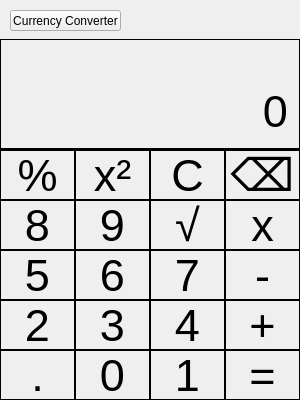
<?xml version="1.0" encoding="UTF-8"?>
<ui version="4.0">
 <class>MainWindow</class>
 <widget class="QMainWindow" name="MainWindow">
  <property name="geometry">
   <rect>
    <x>0</x>
    <y>0</y>
    <width>300</width>
    <height>400</height>
   </rect>
  </property>
  <property name="maximumSize">
   <size>
    <width>300</width>
    <height>400</height>
   </size>
  </property>
  <property name="windowTitle">
   <string>MainWindow</string>
  </property>
  <widget class="QWidget" name="centralwidget">
   <widget class="QStackedWidget" name="stackedWidget">
    <property name="geometry">
     <rect>
      <x>0</x>
      <y>0</y>
      <width>300</width>
      <height>400</height>
     </rect>
    </property>
    <property name="currentIndex">
     <number>0</number>
    </property>
    <widget class="QWidget" name="page">
     <widget class="QFrame" name="buttons_frame">
      <property name="geometry">
       <rect>
        <x>0</x>
        <y>150</y>
        <width>300</width>
        <height>250</height>
       </rect>
      </property>
      <property name="styleSheet">
       <string notr="true">border: 1px solid </string>
      </property>
      <property name="frameShape">
       <enum>QFrame::StyledPanel</enum>
      </property>
      <property name="frameShadow">
       <enum>QFrame::Raised</enum>
      </property>
      <widget class="QPushButton" name="pushButton0">
       <property name="geometry">
        <rect>
         <x>75</x>
         <y>200</y>
         <width>75</width>
         <height>50</height>
        </rect>
       </property>
       <property name="styleSheet">
        <string notr="true">font: 45px
</string>
       </property>
       <property name="text">
        <string>0</string>
       </property>
      </widget>
      <widget class="QPushButton" name="pushButtonpoint">
       <property name="geometry">
        <rect>
         <x>0</x>
         <y>200</y>
         <width>75</width>
         <height>50</height>
        </rect>
       </property>
       <property name="styleSheet">
        <string notr="true">font: 45px
</string>
       </property>
       <property name="text">
        <string>.</string>
       </property>
      </widget>
      <widget class="QPushButton" name="pushButton1">
       <property name="geometry">
        <rect>
         <x>150</x>
         <y>200</y>
         <width>75</width>
         <height>50</height>
        </rect>
       </property>
       <property name="styleSheet">
        <string notr="true">font: 45px
</string>
       </property>
       <property name="text">
        <string>1</string>
       </property>
      </widget>
      <widget class="QPushButton" name="equals">
       <property name="geometry">
        <rect>
         <x>225</x>
         <y>200</y>
         <width>75</width>
         <height>50</height>
        </rect>
       </property>
       <property name="styleSheet">
        <string notr="true">font: 45px
</string>
       </property>
       <property name="text">
        <string>=</string>
       </property>
      </widget>
      <widget class="QPushButton" name="pushButton2">
       <property name="geometry">
        <rect>
         <x>0</x>
         <y>150</y>
         <width>75</width>
         <height>50</height>
        </rect>
       </property>
       <property name="styleSheet">
        <string notr="true">font: 45px
</string>
       </property>
       <property name="text">
        <string>2</string>
       </property>
      </widget>
      <widget class="QPushButton" name="pushButton5">
       <property name="geometry">
        <rect>
         <x>0</x>
         <y>100</y>
         <width>75</width>
         <height>50</height>
        </rect>
       </property>
       <property name="styleSheet">
        <string notr="true">font: 45px
</string>
       </property>
       <property name="text">
        <string>5</string>
       </property>
      </widget>
      <widget class="QPushButton" name="pushButton8">
       <property name="geometry">
        <rect>
         <x>0</x>
         <y>50</y>
         <width>75</width>
         <height>50</height>
        </rect>
       </property>
       <property name="styleSheet">
        <string notr="true">font: 45px
</string>
       </property>
       <property name="text">
        <string>8</string>
       </property>
      </widget>
      <widget class="QPushButton" name="percentage">
       <property name="geometry">
        <rect>
         <x>0</x>
         <y>0</y>
         <width>75</width>
         <height>50</height>
        </rect>
       </property>
       <property name="styleSheet">
        <string notr="true">font: 45px
</string>
       </property>
       <property name="text">
        <string>%</string>
       </property>
      </widget>
      <widget class="QPushButton" name="pushButton3">
       <property name="geometry">
        <rect>
         <x>75</x>
         <y>150</y>
         <width>75</width>
         <height>50</height>
        </rect>
       </property>
       <property name="styleSheet">
        <string notr="true">font: 45px
</string>
       </property>
       <property name="text">
        <string>3</string>
       </property>
      </widget>
      <widget class="QPushButton" name="pushButton6">
       <property name="geometry">
        <rect>
         <x>75</x>
         <y>100</y>
         <width>75</width>
         <height>50</height>
        </rect>
       </property>
       <property name="styleSheet">
        <string notr="true">font: 45px
</string>
       </property>
       <property name="text">
        <string>6</string>
       </property>
      </widget>
      <widget class="QPushButton" name="pushButton9">
       <property name="geometry">
        <rect>
         <x>75</x>
         <y>50</y>
         <width>75</width>
         <height>50</height>
        </rect>
       </property>
       <property name="styleSheet">
        <string notr="true">font: 45px
</string>
       </property>
       <property name="text">
        <string>9</string>
       </property>
      </widget>
      <widget class="QPushButton" name="exponential">
       <property name="geometry">
        <rect>
         <x>75</x>
         <y>0</y>
         <width>75</width>
         <height>50</height>
        </rect>
       </property>
       <property name="styleSheet">
        <string notr="true">font: 45px
</string>
       </property>
       <property name="text">
        <string>x²</string>
       </property>
      </widget>
      <widget class="QPushButton" name="pushButton4">
       <property name="geometry">
        <rect>
         <x>150</x>
         <y>150</y>
         <width>75</width>
         <height>50</height>
        </rect>
       </property>
       <property name="styleSheet">
        <string notr="true">font: 45px
</string>
       </property>
       <property name="text">
        <string>4</string>
       </property>
      </widget>
      <widget class="QPushButton" name="pushButton7">
       <property name="geometry">
        <rect>
         <x>150</x>
         <y>100</y>
         <width>75</width>
         <height>50</height>
        </rect>
       </property>
       <property name="styleSheet">
        <string notr="true">font: 45px
</string>
       </property>
       <property name="text">
        <string>7</string>
       </property>
      </widget>
      <widget class="QPushButton" name="squareroot">
       <property name="geometry">
        <rect>
         <x>150</x>
         <y>50</y>
         <width>75</width>
         <height>50</height>
        </rect>
       </property>
       <property name="styleSheet">
        <string notr="true">font: 45px
</string>
       </property>
       <property name="text">
        <string>√</string>
       </property>
      </widget>
      <widget class="QPushButton" name="clear">
       <property name="geometry">
        <rect>
         <x>150</x>
         <y>0</y>
         <width>75</width>
         <height>50</height>
        </rect>
       </property>
       <property name="styleSheet">
        <string notr="true">font: 45px
</string>
       </property>
       <property name="text">
        <string>C</string>
       </property>
      </widget>
      <widget class="QPushButton" name="add">
       <property name="geometry">
        <rect>
         <x>225</x>
         <y>150</y>
         <width>75</width>
         <height>50</height>
        </rect>
       </property>
       <property name="styleSheet">
        <string notr="true">font: 45px
</string>
       </property>
       <property name="text">
        <string>+</string>
       </property>
      </widget>
      <widget class="QPushButton" name="subtract">
       <property name="geometry">
        <rect>
         <x>225</x>
         <y>100</y>
         <width>75</width>
         <height>50</height>
        </rect>
       </property>
       <property name="styleSheet">
        <string notr="true">font: 45px
</string>
       </property>
       <property name="text">
        <string>-</string>
       </property>
      </widget>
      <widget class="QPushButton" name="multiply">
       <property name="geometry">
        <rect>
         <x>225</x>
         <y>50</y>
         <width>75</width>
         <height>50</height>
        </rect>
       </property>
       <property name="styleSheet">
        <string notr="true">font: 45px
</string>
       </property>
       <property name="text">
        <string>x</string>
       </property>
      </widget>
      <widget class="QPushButton" name="backspace">
       <property name="geometry">
        <rect>
         <x>225</x>
         <y>0</y>
         <width>75</width>
         <height>50</height>
        </rect>
       </property>
       <property name="styleSheet">
        <string notr="true">font: 45px
</string>
       </property>
       <property name="text">
        <string>⌫</string>
       </property>
      </widget>
     </widget>
     <widget class="QFrame" name="screen_frame">
      <property name="geometry">
       <rect>
        <x>0</x>
        <y>39</y>
        <width>300</width>
        <height>111</height>
       </rect>
      </property>
      <property name="styleSheet">
       <string notr="true">border: 1px solid </string>
      </property>
      <property name="frameShape">
       <enum>QFrame::StyledPanel</enum>
      </property>
      <property name="frameShadow">
       <enum>QFrame::Raised</enum>
      </property>
      <widget class="QLabel" name="display">
       <property name="geometry">
        <rect>
         <x>0</x>
         <y>-1</y>
         <width>300</width>
         <height>111</height>
        </rect>
       </property>
       <property name="styleSheet">
        <string notr="true">font: 45px</string>
       </property>
       <property name="text">
        <string>0</string>
       </property>
       <property name="scaledContents">
        <bool>true</bool>
       </property>
       <property name="alignment">
        <set>Qt::AlignBottom|Qt::AlignRight|Qt::AlignTrailing</set>
       </property>
       <property name="wordWrap">
        <bool>true</bool>
       </property>
      </widget>
     </widget>
     <widget class="QPushButton" name="converter">
      <property name="geometry">
       <rect>
        <x>10</x>
        <y>10</y>
        <width>111</width>
        <height>21</height>
       </rect>
      </property>
      <property name="text">
       <string>Currency Converter</string>
      </property>
     </widget>
    </widget>
    <widget class="QWidget" name="page_2">
     <widget class="QLineEdit" name="lineEdit">
      <property name="geometry">
       <rect>
        <x>20</x>
        <y>30</y>
        <width>221</width>
        <height>61</height>
       </rect>
      </property>
      <property name="styleSheet">
       <string notr="true">font: 30px</string>
      </property>
      <property name="text">
       <string>0</string>
      </property>
     </widget>
     <widget class="QLabel" name="label">
      <property name="geometry">
       <rect>
        <x>20</x>
        <y>10</y>
        <width>71</width>
        <height>16</height>
       </rect>
      </property>
      <property name="text">
       <string>Enter Amout:</string>
      </property>
     </widget>
     <widget class="QLabel" name="label_2">
      <property name="geometry">
       <rect>
        <x>20</x>
        <y>100</y>
        <width>71</width>
        <height>20</height>
       </rect>
      </property>
      <property name="text">
       <string>From:</string>
      </property>
     </widget>
     <widget class="QComboBox" name="comboBoxfrom">
      <property name="geometry">
       <rect>
        <x>20</x>
        <y>120</y>
        <width>221</width>
        <height>22</height>
       </rect>
      </property>
      <item>
       <property name="text">
        <string>USD</string>
       </property>
      </item>
      <item>
       <property name="text">
        <string>EUR</string>
       </property>
      </item>
      <item>
       <property name="text">
        <string>JPY</string>
       </property>
      </item>
      <item>
       <property name="text">
        <string>GBP</string>
       </property>
      </item>
     </widget>
     <widget class="QLabel" name="label_3">
      <property name="geometry">
       <rect>
        <x>20</x>
        <y>170</y>
        <width>71</width>
        <height>20</height>
       </rect>
      </property>
      <property name="text">
       <string>From:</string>
      </property>
     </widget>
     <widget class="QComboBox" name="comboBoxto">
      <property name="geometry">
       <rect>
        <x>20</x>
        <y>190</y>
        <width>221</width>
        <height>22</height>
       </rect>
      </property>
      <item>
       <property name="text">
        <string>USD</string>
       </property>
      </item>
      <item>
       <property name="text">
        <string>EUR</string>
       </property>
      </item>
      <item>
       <property name="text">
        <string>JPY</string>
       </property>
      </item>
      <item>
       <property name="text">
        <string>GBP</string>
       </property>
      </item>
     </widget>
     <widget class="QLabel" name="result">
      <property name="geometry">
       <rect>
        <x>30</x>
        <y>270</y>
        <width>211</width>
        <height>91</height>
       </rect>
      </property>
      <property name="styleSheet">
       <string notr="true">font: 45px</string>
      </property>
      <property name="text">
       <string>0</string>
      </property>
     </widget>
     <widget class="QPushButton" name="convertbutton">
      <property name="geometry">
       <rect>
        <x>20</x>
        <y>230</y>
        <width>111</width>
        <height>23</height>
       </rect>
      </property>
      <property name="text">
       <string>Convert</string>
      </property>
     </widget>
     <widget class="QPushButton" name="back">
      <property name="geometry">
       <rect>
        <x>30</x>
        <y>370</y>
        <width>75</width>
        <height>23</height>
       </rect>
      </property>
      <property name="text">
       <string>Back</string>
      </property>
     </widget>
    </widget>
   </widget>
  </widget>
 </widget>
 <resources/>
 <connections/>
</ui>
